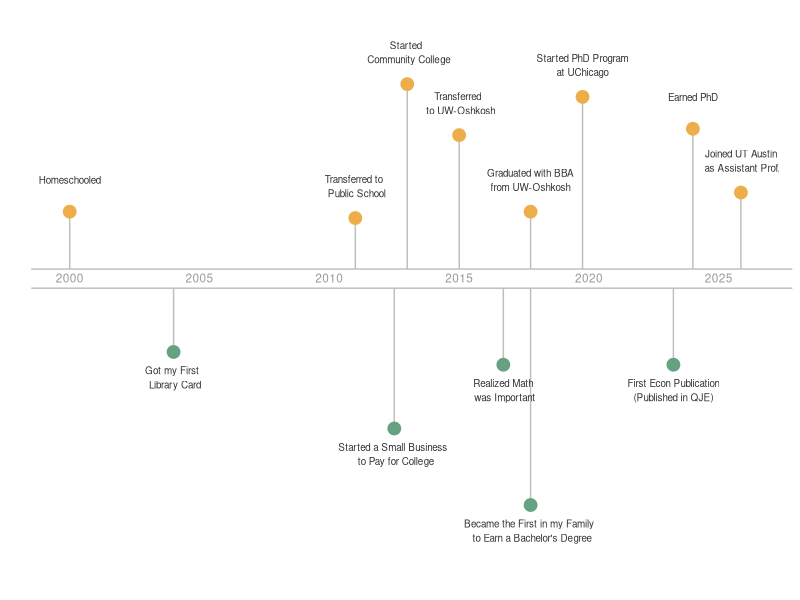

Reproduce this figure in R.
## ---- chunk 1
# Libraries
library(ggplot2)
library(magrittr)

# Create data
data <- data.frame(
  x=c(2000, 2004,
      2011, 2012.5,
      2013, 2015,
      2016.7, 2017.75, 
      2017.75, 2019.75,
      2023.25, 2024, 2025.85),
  y=c(0.1, -0.4,
      0.05, -1,
      1.1, 0.7,
       -0.5, -1.6,
      0.1, 1,
      -0.5, 0.75, 0.25),
  text = c("Homeschooled", "Got my First \n Library Card",
"Transferred to \n Public School", "Started a Small Business \n to Pay for College", 
"Started \n Community College", "Transferred \n to UW-Oshkosh",
"Realized Math\n was Important", "Became the First in my Family \n to Earn a Bachelor's Degree", 
"Graduated with BBA\nfrom UW-Oshkosh", "Started PhD Program\nat UChicago",
"First Econ Publication\n(Published in QJE)", "Earned PhD", "Joined UT Austin\n as Assistant Prof.")
)

data$color <- ifelse(data$y>0,"academic","personal") %>% as.factor()
data$start <- ifelse(data$y>0,0.15,0) %>% as.numeric()
data$y <- ifelse(data$y>0,data$y + 0.5, data$y - 0.1) %>% as.numeric()
data$shift <- ifelse(data$y>0,data$y+0.25,data$y-0.2) %>% as.numeric()

# Graph
ggplot(data, aes(x=x, y=y)) +
  geom_segment(aes(x=x, xend=x, y=start, yend=y), color="grey") +
  geom_point(aes(color=color), size=4) +
  theme_light() +
  geom_hline(yintercept = 0, linewidth = 0.5, color = "grey") + 
  geom_hline(yintercept = 0.15, linewidth = 0.5, color = "grey") + 
  theme(
    panel.grid = element_blank(),
    panel.border = element_blank(),
    axis.ticks.x = element_blank(),
    axis.ticks.y = element_blank(),
    axis.text.y = element_blank(),
    axis.text.x = element_blank(),
    legend.position = "none"
  ) +
  scale_color_manual(values=c("#edae49", "#66a182")) + 
  xlab("") +
  ylab("") +
  ylim(-2,2) + 
  xlim(1999.85,2026.5) + 
  geom_text(aes(label = text, y=shift), size = 2.5, color="grey20") +
  annotate("text", x = 2000, y = 0.08, label = "2000", color="grey60", size=3) + 
    annotate("text", x = 2005, y = 0.08, label = "2005", color="grey60", size=3) + 
    annotate("text", x = 2010, y = 0.08, label = "2010", color="grey60", size=3) + 
    annotate("text", x = 2015, y = 0.08, label = "2015", color="grey60", size=3) + 
    annotate("text", x = 2020, y = 0.08, label = "2020", color="grey60", size=3) + 
    annotate("text", x = 2025, y = 0.08, label = "2025", color="grey60", size=3) 
